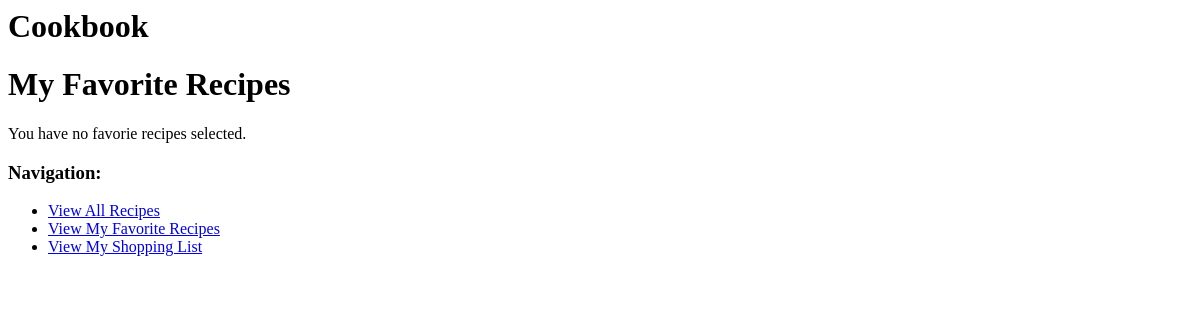
Page /recipes/favorites/ (signed in) on the earlier database version.
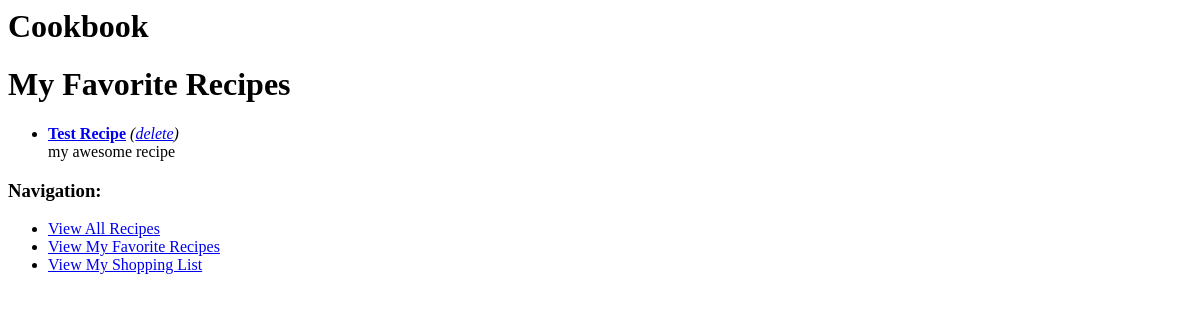
Same page on the later database version.
### cookbook/models.py (models this page shows, shortened)
class Recipe(models.Model):
    title = models.CharField(max_length=200)
    description = models.TextField(null=True, blank=True)
    slug = models.SlugField()
    favorite_by = models.ManyToManyField(User, blank=True)

### cookbook/views.py (the view)
# urls.py: url(r'^recipes/favorites/$', 'cookbook.views.favorites'),
def favorites(request):
    favorites = Recipe.objects.filter(favorite_by=request.user)
    return render_to_response('recipes/favorites.html', {'favorites': favorites})

### templates/recipes/favorites.html
{% extends "base.html" %}
{% block main_content %}
<h1>My Favorite Recipes</h1>
{% if favorites|length > 0 %}
<ul>
  {% for f in favorites %}
  <li><strong><a href="/recipes/{{ f.slug }}/" title="{{ f.title }}">{{ f.title }}</a></strong> <em>(<a href="/recipes/{{ f.slug }}/delete-favorite/">delete</a>)</em>{% if f.description %}<br>
{{ f.description }}{% endif %}</li>
  {% endfor %}
</ul>
{% else %}
<p>You have no favorie recipes selected.</p>
{% endif %}
{% endblock %}

Differences in the rows shown:
now on this page (row edited): Recipe: title "Test Recipe", description "my awesome recipe"
Other differences:
text no longer shown: "You have no favorie recipes selected."
